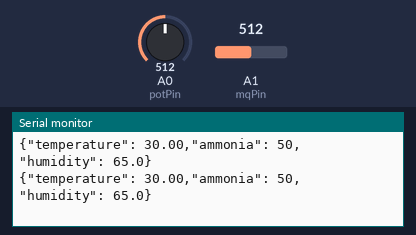
A sketch run on a simulated Arduino Uno, built with avr-gcc and run on an emulated ATmega328P. On the bench: the last lines printed to the serial monitor. Inputs (shaded band) come from the test bench; at power-on: A0 (potPin) = 512, A1 (mqPin) = 512.

Above: at 2.8 s.
2.9 s: A0 (potPin) set to 716
At 4.3 s:
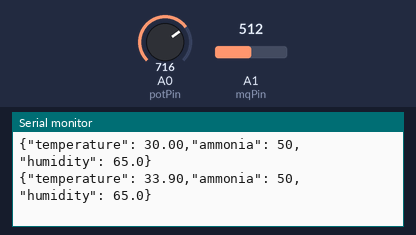
5.6 s: A1 (mqPin) set to 716
At 7.1 s:
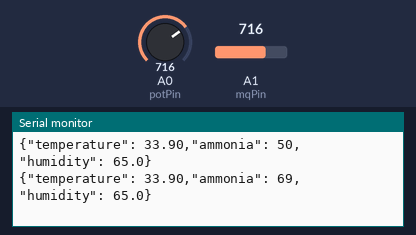
8.3 s: A0 (potPin) set to 900
At 10.8 s:
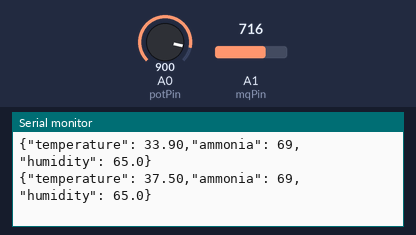
11.0 s: A1 (mqPin) set to 900
At 13.0 s:
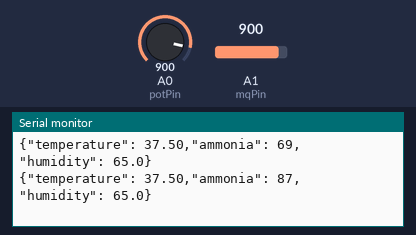
Timing chart, 0 to 14.5 s (numbered marks = the images above; inputs shaded):
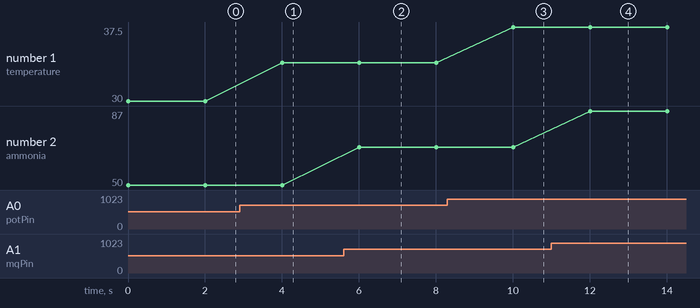

The sketch:

main.ino
```cpp
// Pins
const int potPin = A0;  // Simulating Temperature
const int mqPin = A1;   // Simulating Ammonia

void setup() {
  Serial.begin(9600);
}

void loop() {
  // 1. Read Raw Values
  int potValue = analogRead(potPin);
  int mqValue = analogRead(mqPin);

  // 2. Map to "Real" Units
  // Potentiometer (0-1023) -> Temperature (20°C - 40°C)
  float temperature = map(potValue, 0, 1023, 200, 400) / 10.0;

  // MQ Sensor (0-1023) -> Ammonia PPM (0 - 100)
  // Note: This is not calibrated, just for showing data flow
  int ammonia = map(mqValue, 0, 1023, 0, 100);

  // 3. Create JSON String
  // Format: {"temperature": 32.5, "ammonia": 12, "humidity": 65}
  String payload = "{";
  payload += "\"temperature\": " + String(temperature) + ",";
  payload += "\"ammonia\": " + String(ammonia) + ",";
  payload += "\"humidity\": 65.0"; // Hardcoded for now
  payload += "}";

  // 4. Send to Laptop via USB
  Serial.println(payload);

  delay(2000); // Update every 2 seconds
}
```

Measured:
- after the input at 2.9 s, the serial monitor: prints a new line after 1.1 s (image 1)
- after the input at 5.6 s, the serial monitor: prints a new line after 0.41 s (image 2)
- after the input at 8.3 s, the serial monitor: prints a new line after 1.7 s (image 3)
- after the input at 11.0 s, the serial monitor: prints a new line after 1.0 s (image 4)
- plotted number 1: 30 → 33.9 after the input at 2.9 s, 33.9 → 37.5 after the input at 8.3 s
- plotted number 2: 50 → 69 after the input at 5.6 s, 69 → 87 after the input at 11.0 s
